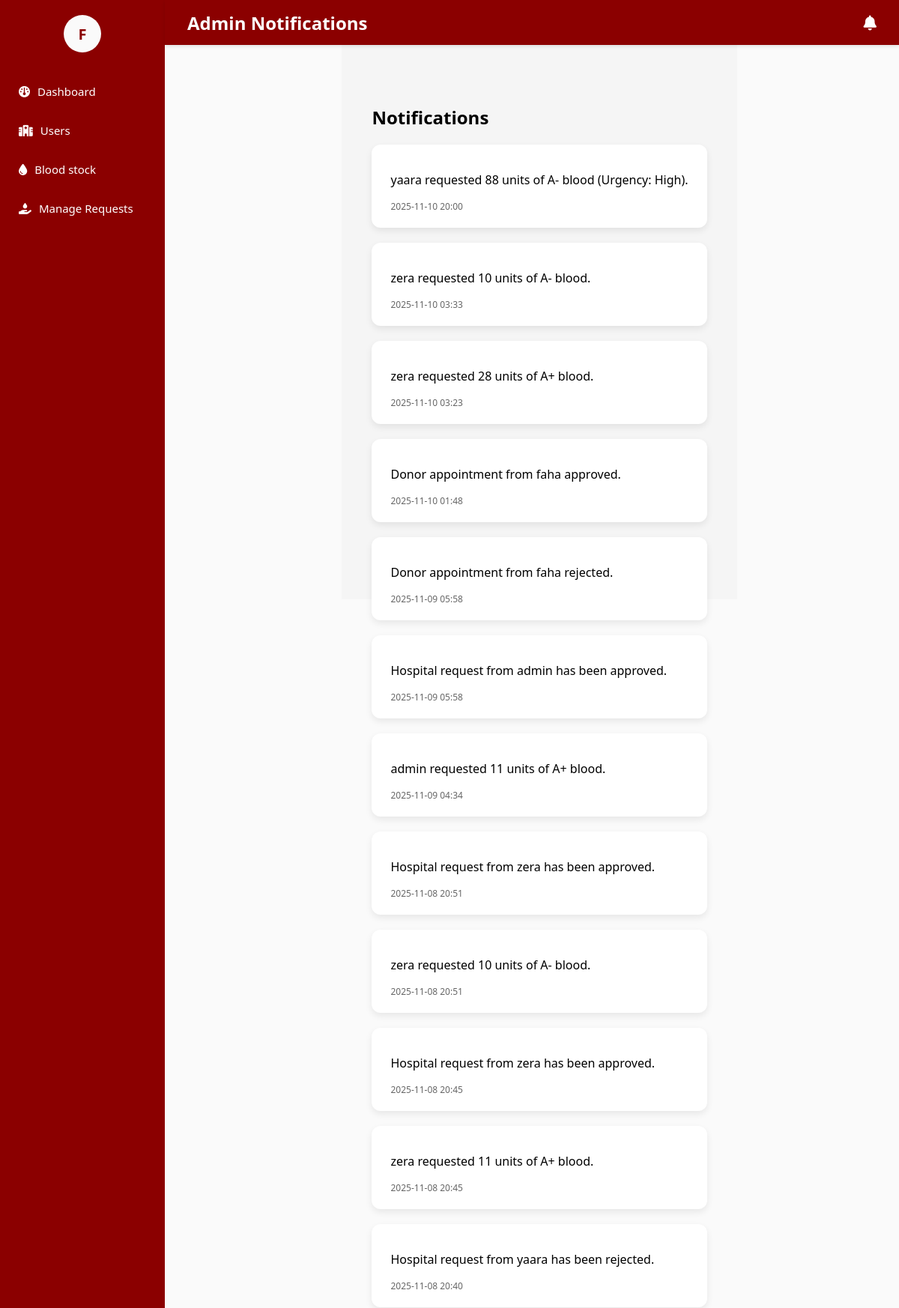
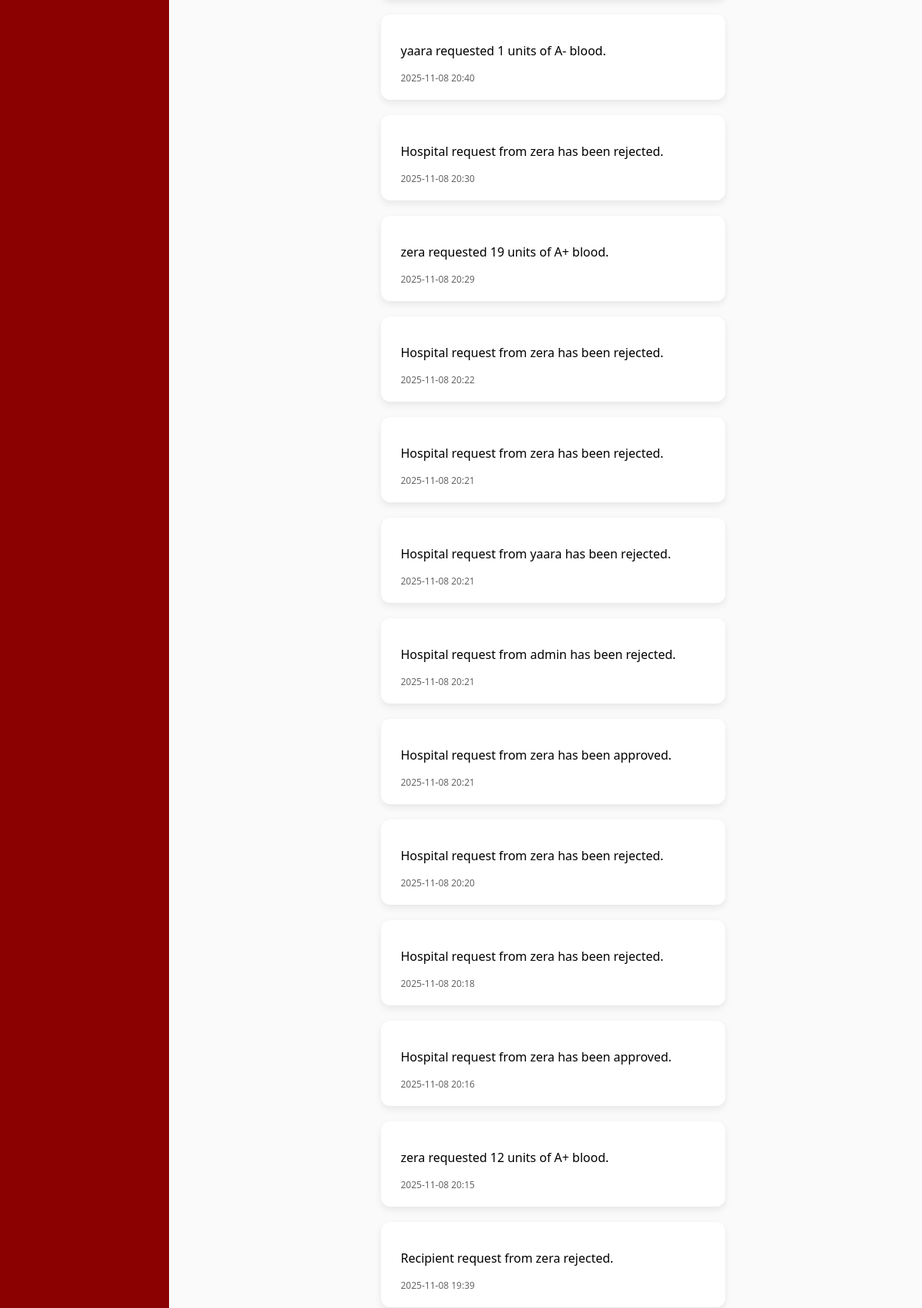
The page /dashboard/admin_notifications/ (signed in, upper part) on the database its author committed (2 pictures, top to bottom).
### blood_bank_app/models.py (models this page shows, shortened)
class AdminNotification(models.Model):
    user = models.ForeignKey(User, on_delete=models.CASCADE, null=True, blank=True)  # ✅ added
    message = models.TextField()
    created_at = models.DateTimeField(auto_now_add=True)
    is_read = models.BooleanField(default=False)

### blood_bank_app/views.py (the view)
# urls.py: path('dashboard/admin_notifications/', views.admin_notifications, name='admin_notifications'),
@login_required
def admin_notifications(request):
    notifications = AdminNotification.objects.all().order_by('-created_at')
    unread_notifications = notifications.filter(is_read=False)
    unread_notifications.update(is_read=True)
    context = {
        'notifications': notifications,
    }
    return render(request, 'dashboard/admin_notifications.html', context)

### blood_bank_app/templates/dashboard/admin_notifications.html (shortened to what this page needs)
{% extends "master.html" %}
{% load static %}
{% block content %}
<div class="sidebar">
    <div class="profile-container">
        <div class="profile-icon" onclick="toggleProfile()">
            {{ request.user.username|slice:":1"|upper }}
        </div>
    </div>
    <a href="{% url 'admin_dashboard' %}"><i class="fa-solid fa-gauge"></i> Dashboard</a>
    <a href="{% url 'users' %}"><i class="fa-solid fa-hospital"></i> Users</a>
    <a href="{% url 'blood_stock_dashboard' %}"><i class="fa-solid fa-droplet"></i> Blood stock</a>
    <a href="{% url 'manage_requests' %}" class="active"><i class="fa-solid fa-hand-holding-droplet"></i> Manage Requests</a>
</div>
<div class="topbar">
    <span>Admin Notifications</span>
    <div class="topbar-icons">
        <a href="{% url 'admin_notifications' %}" class="notification-icon" title="Notifications">
            <i class="fa-solid fa-bell"></i>
        </a>
    </div>
</div>
<div class="section">
    <h2>Notifications</h2>
    <div class="notif-list">
        {% for notif in notifications %}
            <div class="notif-item {% if not notif.is_read %}unread{% endif %}">
                <p>{{ notif.message }}</p>
                <span class="notif-time">{{ notif.created_at|date:"Y-m-d H:i" }}</span>
            </div>
        {% empty %}
            <p>No notifications yet.</p>
        {% endfor %}
    </div>
</div>
<link rel="stylesheet" href="https://cdnjs.cloudflare.com/ajax/libs/font-awesome/6.5.0/css/all.min.css">
{% endblock %}

### blood_bank_app/static/css/blood_bank.css (style rules this page uses)
body { display: flex; flex-direction: column; justify-content: center; align-items: center; height: 100vh; margin: 0; background-color:#FAFAFA; }

### blood_bank_app/templates/dashboard/admin_notifications.html (style rules this page uses)
body, html { margin: 0; padding: 0; font-family: 'Segoe UI', sans-serif; background: #FAFAFA; }
.sidebar { width: 220px; background-color: #8B0000; color: white; position: fixed; top: 0; bottom: 0; left: 0; padding-top: 20px; z-index: 50; }
.profile-container { display: flex; flex-direction: column; align-items: center; margin-bottom: 30px; position: relative; }
.profile-icon { width: 50px; height: 50px; border-radius: 50%; background-color: #FAFAFA; color: #8B0000; font-size: 20px; font-weight: bold; cursor: pointer; display: flex; justify-content: center; align-items: center; }
.sidebar a { display: flex; align-items: center; gap: 10px; color: white; text-decoration: none; padding: 12px 25px; margin: 8px 0; border-radius: 6px; transition: 0.2s; font-weight: 500; font-size: 15px; }
.topbar { position: fixed; left: 220px; right: 0; top: 0; height: 60px; background-color: #8B0000; color: #fff; display: flex; justify-content: space-between; align-items: center; padding: 0 30px; font-size: 1.5em; font-weight: 600; box-shadow: 0 2px 5px rgba(0,0,0,0.1); z-index: 90; }
.topbar-icons { display: flex; align-items: center; gap: 15px; }
.notification-icon { color: #fff; font-size: 20px; position: relative; transition: transform 0.2s; }
.section { margin-left: 240px; padding: 120px 40px 40px; min-height: 100vh; background-color: #f5f5f5; box-sizing: border-box; }
.notif-list { display: flex; flex-direction: column; gap: 20px; }
.notif-item { background: #fff; padding: 20px 25px; border-radius: 12px; box-shadow: 0 4px 10px rgba(0,0,0,0.08); transition: transform 0.2s, box-shadow 0.2s; }
.notif-time { font-size: 12px; color: #666; margin-top: 5px; display: block; }

### rows shown on the page
AdminNotification: message "yaara requested 88 units of A- blood (Urgency: High).", created_at "2025-11-10 20:00"
AdminNotification: message "zera requested 10 units of A- blood.", created_at "2025-11-10 03:33"
AdminNotification: message "zera requested 28 units of A+ blood.", created_at "2025-11-10 03:23"
AdminNotification: message "Donor appointment from faha approved.", created_at "2025-11-10 01:48"
AdminNotification: message "Donor appointment from faha rejected.", created_at "2025-11-09 05:58"
AdminNotification: message "Hospital request from admin has been approved.", created_at "2025-11-09 05:58"
AdminNotification: message "admin requested 11 units of A+ blood.", created_at "2025-11-09 04:34"
AdminNotification: message "Hospital request from zera has been approved.", created_at "2025-11-08 20:51"
AdminNotification: message "zera requested 10 units of A- blood.", created_at "2025-11-08 20:51"
AdminNotification: message "Hospital request from zera has been approved.", created_at "2025-11-08 20:45"
AdminNotification: message "zera requested 11 units of A+ blood.", created_at "2025-11-08 20:45"
AdminNotification: message "Hospital request from yaara has been rejected.", created_at "2025-11-08 20:40"
AdminNotification: message "yaara requested 1 units of A- blood.", created_at "2025-11-08 20:40"
AdminNotification: message "Hospital request from zera has been rejected.", created_at "2025-11-08 20:30"
AdminNotification: message "zera requested 19 units of A+ blood.", created_at "2025-11-08 20:29"
AdminNotification: message "Hospital request from zera has been rejected.", created_at "2025-11-08 20:22"
AdminNotification: message "Hospital request from zera has been rejected.", created_at "2025-11-08 20:21"
AdminNotification: message "Hospital request from yaara has been rejected.", created_at "2025-11-08 20:21"
AdminNotification: message "Hospital request from admin has been rejected.", created_at "2025-11-08 20:21"
AdminNotification: message "Hospital request from zera has been approved.", created_at "2025-11-08 20:21"
AdminNotification: message "Hospital request from zera has been rejected.", created_at "2025-11-08 20:20"
AdminNotification: message "Hospital request from zera has been rejected.", created_at "2025-11-08 20:18"
AdminNotification: message "Hospital request from zera has been approved.", created_at "2025-11-08 20:16"
AdminNotification: message "zera requested 12 units of A+ blood.", created_at "2025-11-08 20:15"
AdminNotification: message "Recipient request from zera rejected.", created_at "2025-11-08 19:39"

### other values the page prints
{{ request.user.username|slice:":1"|upper }} "F"
